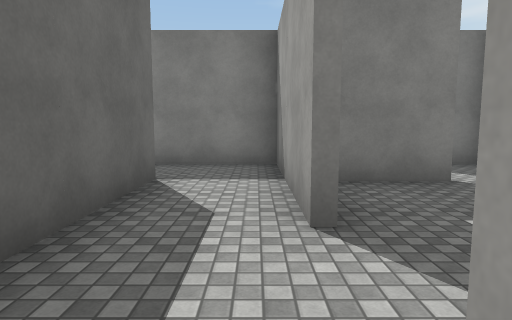
View 1 (above)

16 first-person views from a walk through a 3-D level made in the Unity game engine. The camera is 1.5 m above the floor, tilts 6° down and sees 75° across. The floor is counted in squares, 2 m on a side. Each view is taken from the middle of a square. On the plan, view 1 faces up. The plan holds only what a view shows up to about 11 squares ahead; the rest is blank. The player character is not drawn. Surface patterns are stand-ins for the level's own textures.

View 2
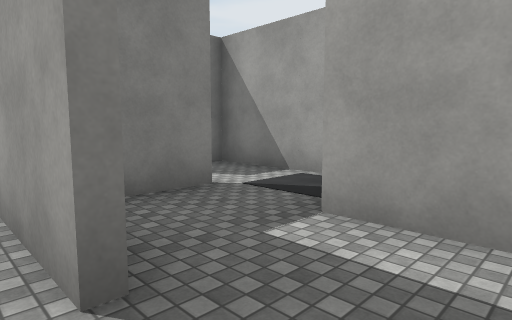

View 3
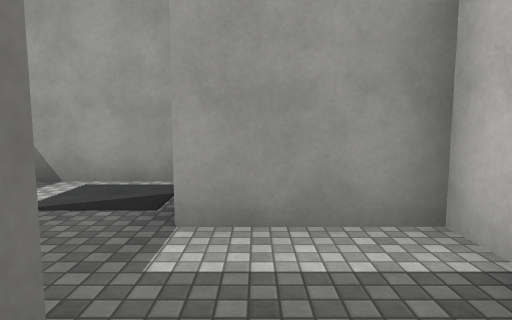

View 4
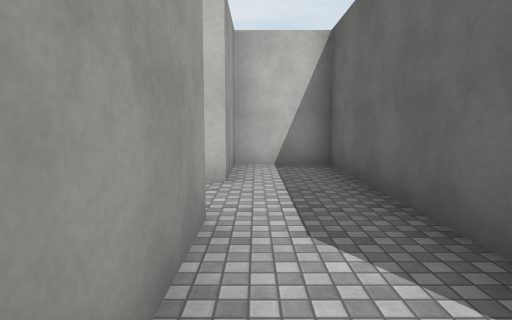

View 5
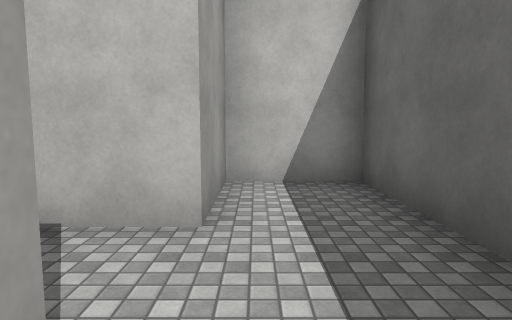

View 6
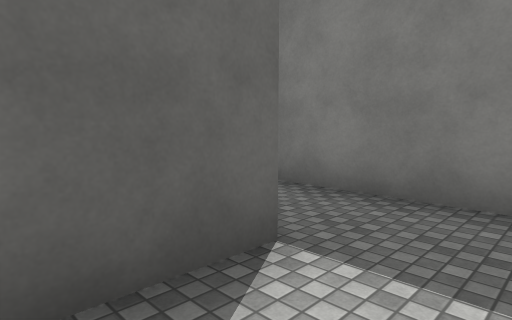

View 7
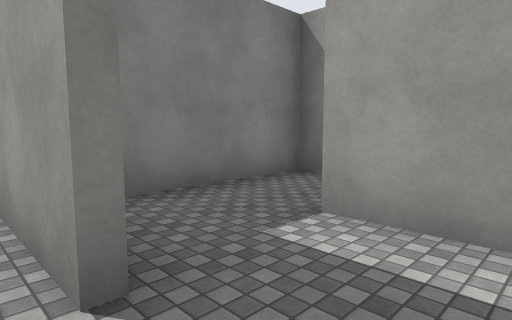

View 8
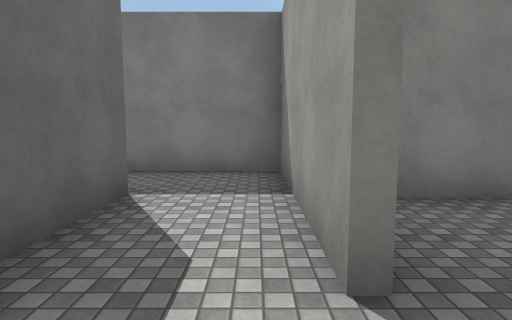

View 9
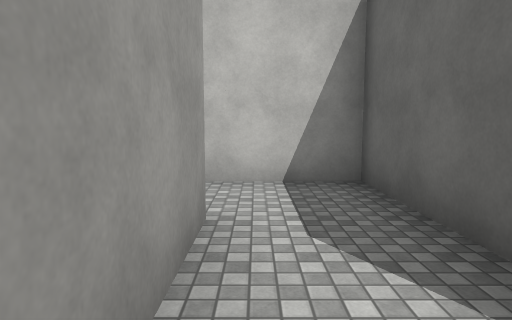

View 10
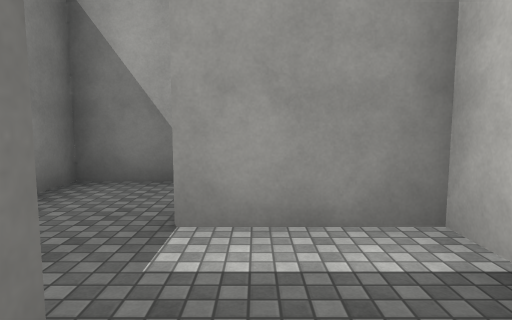

View 11
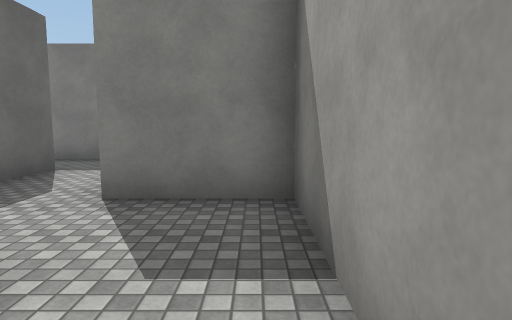

View 12
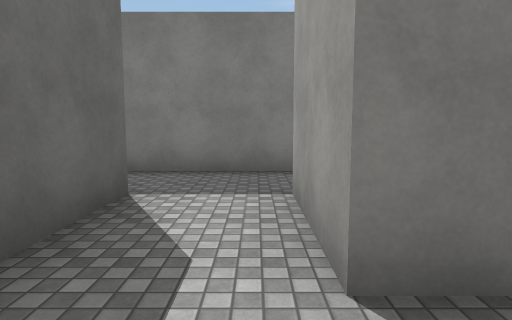

View 13
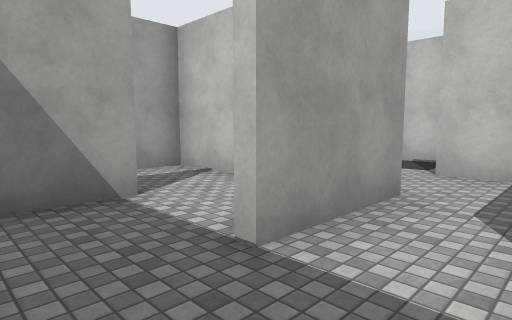

View 14
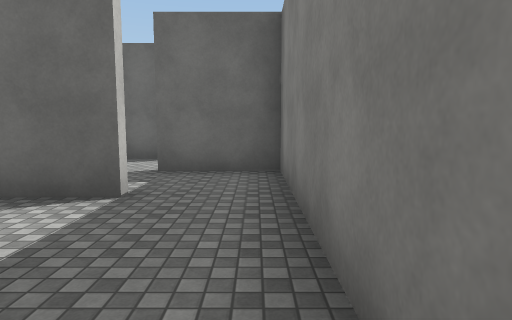

View 15
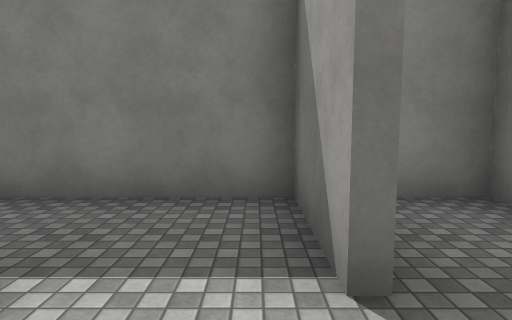

View 16
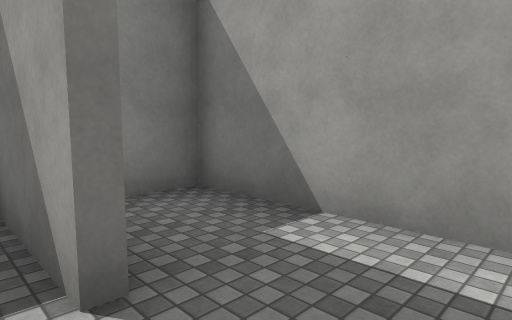

### Floor plan
Ten units are one square. View 1 is at (0, 0); x grows to the right and y downward. Boxes are objects, and circles mark ways between rooms. Rooms are numbered by the first view taken in them; rooms with no view inside come last. Other rooms are left out.
<svg viewBox="-59 -109 114 128">
<path fill="none" stroke="#000" d="M4 -24 4 -44M26 -44 10 -44M-14 -46 -14 14 4 14 4 -6 24 -6 24 -26M4 -44 4 -64 -6 -64M-36 -44 -36 -64M-6 -64 -30 -64M-54 -66 -54 -26 -16 -26 -16 -46M-36 -64 -36 -84 -46 -84M31 -26 39 -26M44 -30 44 -64 24 -64M6 -86 6 -68M24 -64 24 -86M34 -104 5 -104M16 -46 26 -46M44 -84 44 -104 34 -104M5 -104 -14 -104 -14 -84"/>
<circle cx="0" cy="-35" r="3" fill="#2a7"/>
<circle cx="20" cy="-30" r="3" fill="#2a7"/>
<circle cx="-10" cy="-50" r="3" fill="#2a7"/>
<circle cx="-40" cy="-55" r="3" fill="#2a7"/>
<circle cx="30" cy="-50" r="3" fill="#2a7"/>
<circle cx="30" cy="-95" r="3" fill="#2a7"/>
<circle cx="10" cy="-95" r="3" fill="#2a7"/>
<text x="10" y="-20">1</text>
<text x="0" y="-50">2</text>
<text x="-30" y="-40">3</text>
<text x="-40" y="-70">4</text>
<text x="30" y="-40">5</text>
<text x="20" y="-80">6</text>
<text x="40" y="-90">7</text>
<text x="0" y="-80">8</text>
</svg>
Room 1 opens to room 2. Room 1 opens to room 5. Room 2 opens to room 3. Room 3 opens to room 4. Room 5 opens to room 6. Room 6 opens to room 7. Room 6 opens to room 8.

Where each view was taken, in squares from view 1:
view 1: 0 up, 0 right, facing up
view 2: 1 up, 0 right, facing up-right
view 3: 2 up, 0 right, facing right
view 4: 5 up, 0 right, facing down
view 5: 3 up, 0 right, facing down
view 6: 3 up, 0 right, facing up-left
view 7: 3 up, 4 left, facing up-right
view 8: 3 up, 4 left, facing up
view 9: 7 up, 4 left, facing down
view 10: 4 up, 4 left, facing right
view 11: 3 up, 4 right, facing up
view 12: 5 up, 2 right, facing up
view 13: 10 up, 1 right, facing down-right
view 14: 10 up, 4 right, facing left
view 15: 7 up, 4 right, facing up
view 16: 7 up, 4 right, facing up-right
